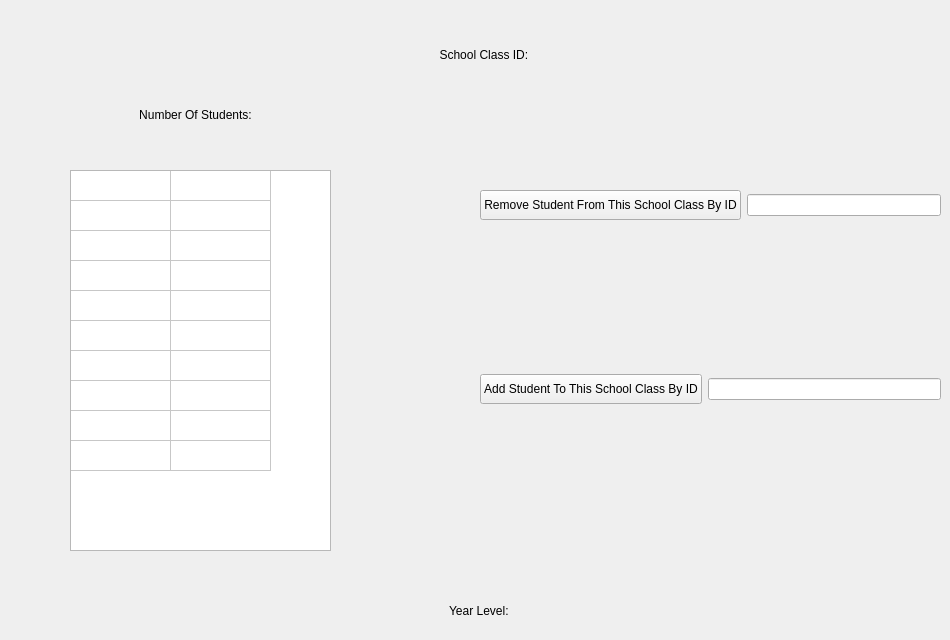
      <widget class="QWidget" name="tab_16">
       <attribute name="title">
        <string>View Or Modify School Class Details</string>
       </attribute>
       <widget class="QTableWidget" name="tableWidget_9">
        <property name="geometry">
         <rect>
          <x>70</x>
          <y>170</y>
          <width>261</width>
          <height>381</height>
         </rect>
        </property>
        <property name="editTriggers">
         <set>QAbstractItemView::NoEditTriggers</set>
        </property>
        <property name="rowCount">
         <number>10</number>
        </property>
        <property name="columnCount">
         <number>2</number>
        </property>
        <attribute name="horizontalHeaderVisible">
         <bool>false</bool>
        </attribute>
        <attribute name="horizontalHeaderHighlightSections">
         <bool>false</bool>
        </attribute>
        <attribute name="verticalHeaderVisible">
         <bool>false</bool>
        </attribute>
        <row/>
        <row/>
        <row/>
        <row/>
        <row/>
        <row/>
        <row/>
        <row/>
        <row/>
        <row/>
        <column/>
        <column/>
       </widget>
       <widget class="QLabel" name="label_36">
        <property name="geometry">
         <rect>
          <x>360</x>
          <y>30</y>
          <width>251</width>
          <height>50</height>
         </rect>
        </property>
        <property name="minimumSize">
         <size>
          <width>200</width>
          <height>50</height>
         </size>
        </property>
        <property name="text">
         <string>School Class ID: </string>
        </property>
        <property name="alignment">
         <set>Qt::AlignCenter</set>
        </property>
        <property name="wordWrap">
         <bool>true</bool>
        </property>
       </widget>
       <widget class="QLabel" name="label_37">
        <property name="geometry">
         <rect>
          <x>390</x>
          <y>590</y>
          <width>181</width>
          <height>41</height>
         </rect>
        </property>
        <property name="text">
         <string>Year Level: </string>
        </property>
        <property name="alignment">
         <set>Qt::AlignCenter</set>
        </property>
       </widget>
       <widget class="QLabel" name="label_70">
        <property name="geometry">
         <rect>
          <x>70</x>
          <y>90</y>
          <width>251</width>
          <height>50</height>
         </rect>
        </property>
        <property name="minimumSize">
         <size>
          <width>200</width>
          <height>50</height>
         </size>
        </property>
        <property name="text">
         <string>Number Of Students:</string>
        </property>
        <property name="alignment">
         <set>Qt::AlignCenter</set>
        </property>
        <property name="wordWrap">
         <bool>true</bool>
        </property>
       </widget>
       <widget class="QWidget" name="layoutWidget">
        <property name="geometry">
         <rect>
          <x>480</x>
          <y>190</y>
          <width>461</width>
          <height>361</height>
         </rect>
        </property>
        <layout class="QVBoxLayout" name="verticalLayout_9">
         <item>
          <layout class="QHBoxLayout" name="horizontalLayout_42">
           <item>
            <widget class="QPushButton" name="pushButton_40">
             <property name="minimumSize">
              <size>
               <width>200</width>
               <height>30</height>
              </size>
             </property>
             <property name="text">
              <string>Remove Student From This School Class By ID</string>
             </property>
            </widget>
           </item>
           <item>
            <widget class="QLineEdit" name="lineEdit_40">
             <property name="alignment">
              <set>Qt::AlignCenter</set>
             </property>
            </widget>
           </item>
          </layout>
         </item>
         <item>
          <widget class="QLabel" name="label_65">
           <property name="text">
            <string/>
           </property>
           <property name="alignment">
            <set>Qt::AlignCenter</set>
           </property>
          </widget>
         </item>
         <item>
          <layout class="QHBoxLayout" name="horizontalLayout_43">
           <item>
            <widget class="QPushButton" name="pushButton_41">
             <property name="minimumSize">
              <size>
               <width>200</width>
               <height>30</height>
              </size>
             </property>
             <property name="text">
              <string>Add Student To This School Class By ID</string>
             </property>
            </widget>
           </item>
           <item>
            <widget class="QLineEdit" name="lineEdit_41">
             <property name="alignment">
              <set>Qt::AlignCenter</set>
             </property>
            </widget>
           </item>
          </layout>
         </item>
         <item>
          <widget class="QLabel" name="label_66">
           <property name="text">
            <string/>
           </property>
           <property name="alignment">
            <set>Qt::AlignCenter</set>
           </property>
          </widget>
         </item>
        </layout>
       </widget>
      </widget>
